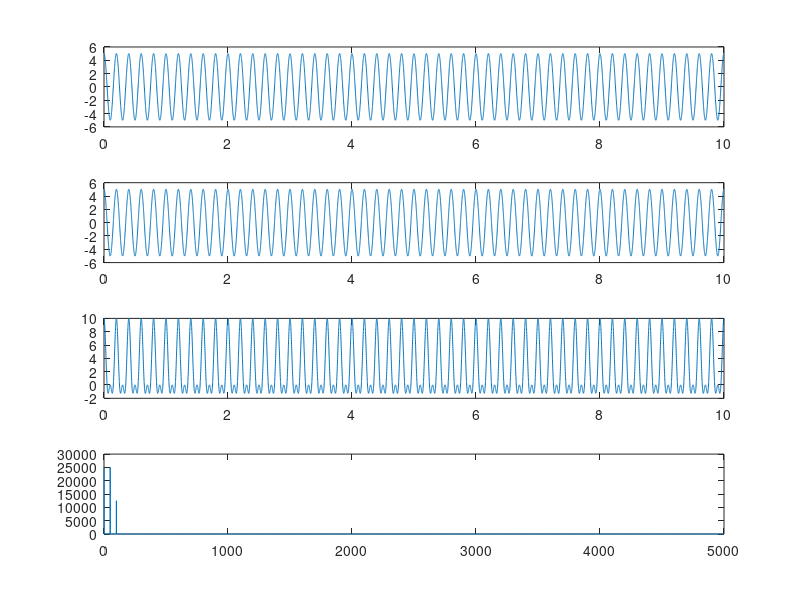
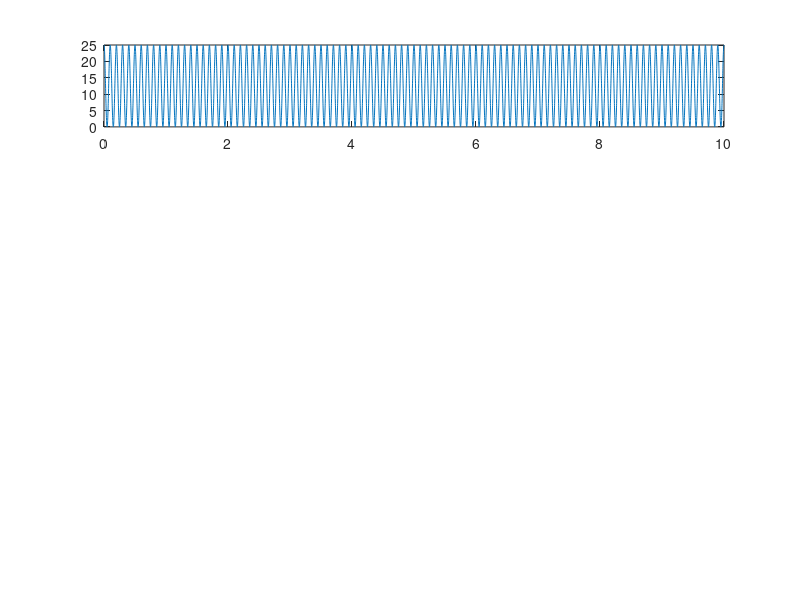

Reproduce these figures in MATLAB, in order.
Am=input('Enter amplitude of message:');
fm=input('Enter frequency of message:');
t=0:0.001:10;
x1=Am*cos(2*pi*fm*t);
subplot(4,1,1);
plot(t,x1);
Ac=input('Enter amplitude of carrier:');
fc=input('Enter frequency of carrier:');
x2=Ac*cos(2*pi*fc*t);
subplot(4,1,2);
plot(t,x2);
m=Am/Ac;
y=(Ac+(m*x1)).*cos(2*pi*fc*t);
subplot(4,1,3);
plot(t,y);
fs=1/0.001;
N=length(t);
y=fft(y,N);
z=y(1:(floor(N/2)+1));
k=0:(floor(N/2));
subplot(4,1,4);
plot(k,abs(z));

figure(2);
subplot(4,1,1);
y1=x1.*x2;
plot(t,y1);
